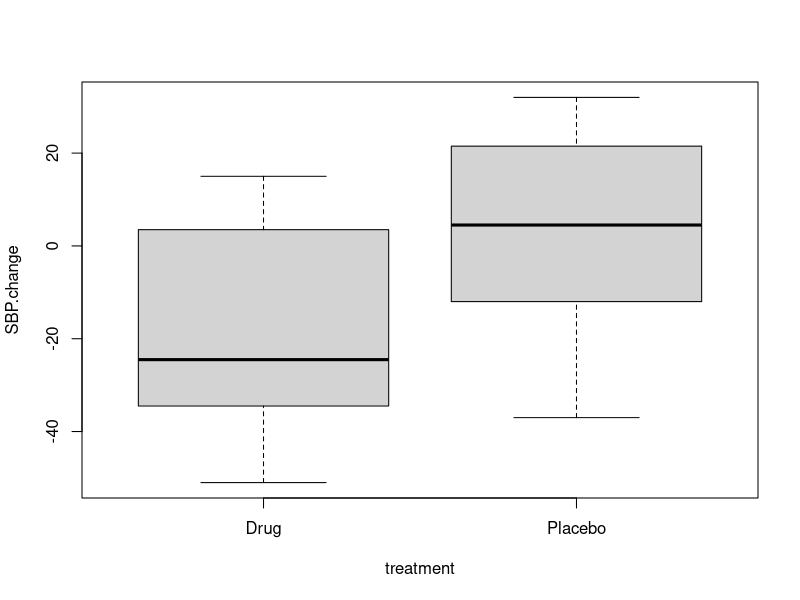
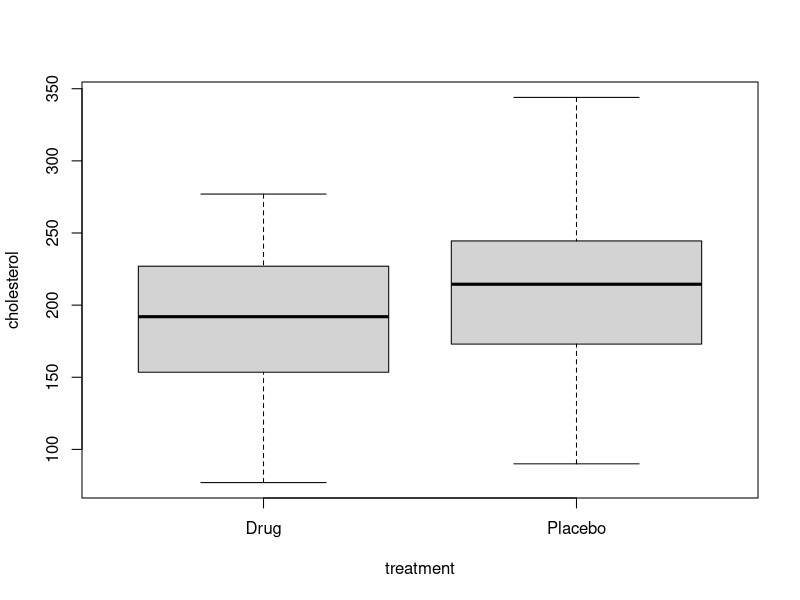

Recreate these plots in R, in order.
## ---- chunk 1
# SBP data
set.seed(11111)
drug   = round(rnorm(n=20, mean= -10, sd=20), 0)
placebo= round(rnorm(n=20, mean=  10, sd=20), 0)
treatment  = c(rep("Drug",    length(drug)),
               rep("Placebo", length(placebo)))
SBP.change = c(drug, placebo)
SBP.data   = data.frame(treatment, SBP.change)

SBP.data = within(SBP.data, {
  SBP.change.category = NA
  SBP.change.category[SBP.change <  0] = "Improved"
  SBP.change.category[SBP.change >= 0] = "Not Improved"
})

SBP.change.category.table = with(SBP.data,
                                 table(SBP.change.category, treatment))

## ---- chunk 2
head(SBP.data)
## ---- chunk 3
with(SBP.data, boxplot(SBP.change ~ treatment))
## ---- chunk 4
with(SBP.data, t.test(SBP.change ~ treatment)) 
## ---- chunk 5
SBP.change.category.table
## ---- chunk 6
fisher.test(SBP.change.category.table) 
## ---- chunk 7
power.t.test(delta = 20, sd=20, power=0.8)
## ---- chunk 8
# proportion of drug group below 0
pnorm(q=0, mean=-10, sd=20) # 0.69
## ---- chunk 9
# proportion of placebo group below 0
pnorm(q=0, mean=10, sd=20) # 0.31 
## ---- chunk 10
power.prop.test(p1=0.69, p2=0.31, power = 0.8)
## ---- chunk 11
# Cholesterol data
drug.mean       = 190
placebo.mean    = 210
sd.cholesterol  = 50
n.per.group     = 100
set.seed(3)
drug    = round(rnorm(n=n.per.group, mean=drug.mean,    sd=sd.cholesterol), 0)
placebo = round(rnorm(n=n.per.group, mean=placebo.mean, sd=sd.cholesterol), 0)
treatment   = c(rep("Drug",    length(drug)),
                rep("Placebo", length(placebo)))
cholesterol = c(drug, placebo)
cholesterol.data = data.frame(treatment, cholesterol)

cholesterol.data = within(cholesterol.data, {
  chol.LT200 = NA
  chol.LT200[cholesterol <  200] = "LT200"
  chol.LT200[cholesterol >= 200] = "GTE200"
})

cholesterol.data = within(cholesterol.data, {
  chol.category = NA
  chol.category[cholesterol <  200]                    = "LT200"
  chol.category[cholesterol >= 200 & cholesterol < 240]= "GTE200LT240"
  chol.category[cholesterol >= 240]                    = "GTE240"
})

LT.200.table = with(cholesterol.data,
                    table(chol.LT200, treatment))

cholesterol.ordered.table = with(cholesterol.data,
                                 table(treatment, chol.category))
## ---- chunk 12
head(cholesterol.data, 10)
## ---- chunk 13
with(cholesterol.data, boxplot(cholesterol ~ treatment))
## ---- chunk 14
with(cholesterol.data, t.test(cholesterol ~ treatment))
## ---- chunk 15
LT.200.table
## ---- chunk 16
fisher.test(LT.200.table)
## ---- chunk 17
cholesterol.ordered.table
## ---- chunk 18
# install.packages("vcdExtra")
library(vcdExtra)
## ---- chunk 19
CMHtest(cholesterol.ordered.table)
